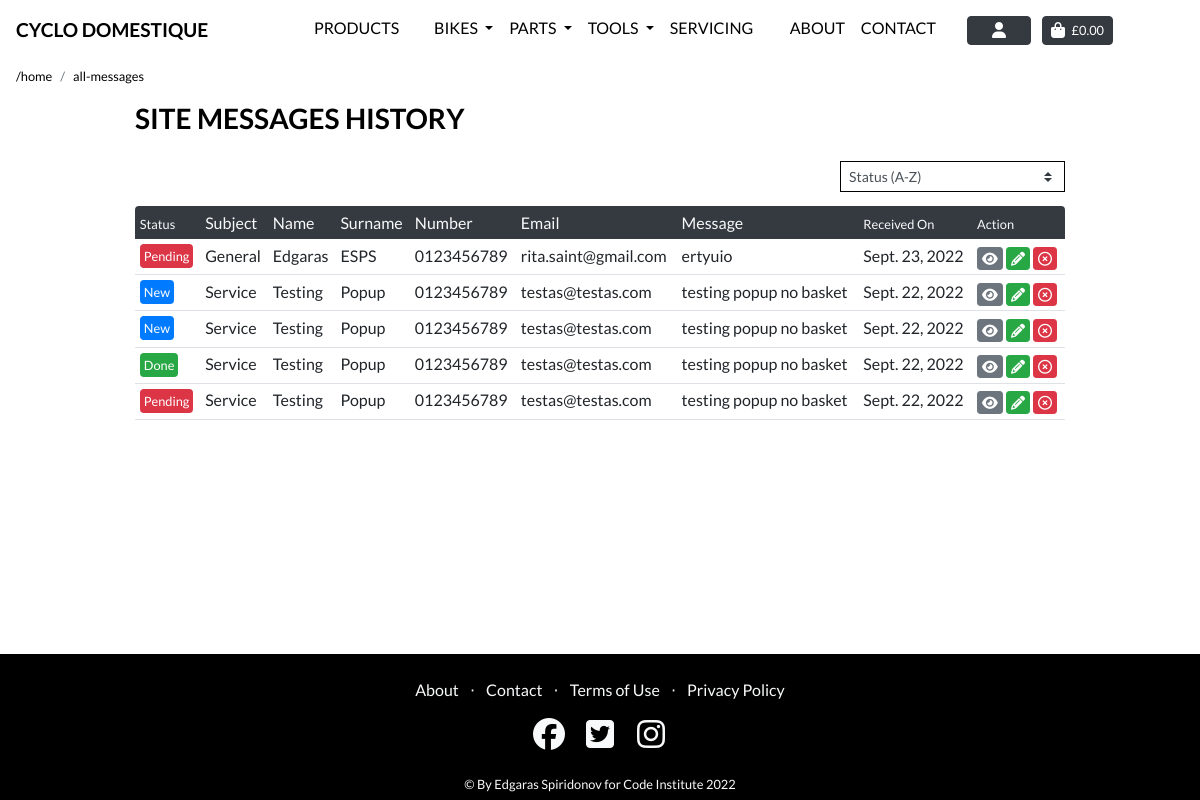
/contact/all-messages/ (signed in), run on the app's committed database.
### contact/models.py (models this page shows, shortened)
class ContactForm(models.Model):
    subject_type = models.CharField(max_length=100, null=True, blank=False)
    first_name = models.CharField(max_length=50, null=True, blank=True)
    last_name = models.CharField(max_length=50, null=True, blank=True)
    contact_number = models.CharField(max_length=20, null=True, blank=True)
    email_address = models.EmailField(max_length=50, null=True, blank=False)
    message = models.TextField(max_length=1000, null=True, blank=True)
    received_date = models.DateField(auto_now_add=True)
    status = models.IntegerField(choices=STATUS, default=0)
    class Meta:
        ordering = ['-received_date']

### contact/views.py (the view, shortened to what this page needs)
# urls.py: path('all-messages/', views.site_messages, name='site_messages'),
@login_required
def site_messages(request):
    all_messages = ContactForm.objects.all()
    categories = None
    sort = None
    direction = None
    current_sorting = f'{sort}_{direction}'
    template = 'contact/contact_messages.html'
    context = {
        'all_messages': all_messages,
        'current_categories': categories,
        'current_sorting': current_sorting,
        'on_inventory_page': True,
    }
    return render(request, template, context)

### contact/templates/contact/contact_messages.html (shortened to what this page needs)
{% extends "base.html" %}
{% load static %}
{% block extra_css %}
    <link rel="stylesheet" href="{% static 'profiles/css/profile.css' %}">
    <link rel="stylesheet" href="{% static 'css/page_navbar.css' %}">
{% endblock %}
{% block page_header %}
<div class="header-container">
</div>
{% endblock %}
{% block content %}
<div class="ml-3">
    <div class="col-md-12 px-0 mb-1">
        <nav aria-label="breadcrumb">
          <ol class="breadcrumb bg-transparent pl-0 mb-0  small">
            <li class="breadcrumb-item"><a class="text-black text-lowercase" href="/">/home</a></li>
            <li class="breadcrumb-item"><a class="text-black text-lowercase" href="/contact/all-messages">all-messages</a></li>
          </ol>
        </nav>
    </div>
</div>
<div class="container header-mobile">
    <div class="row">
        <div class="col">
            <h3 class="text-black text-uppercase font-weight-bold mb-3 text-left"> Site Messages History</h3>
        </div>
    </div>
    <div class="row mt-1 mb-2">
        <div class="col-6">
            <a class="btn btn-sm my-3 text-white text-left" href=""></a>
        </div>
        <div class="col-6  my-auto  order-md-last d-flex justify-content-center justify-content-md-end">
            <div class="sort-select-wrapper w-50">
                <select id="sort-selector" class="custom-select custom-select-sm rounded-0 border border-{% if current_sorting != 'None_None' %}black{% else %}black{% endif %}">
                    <option value="status_desc" {% if current_sorting == 'status_desc' %}selected{% endif %}>Status (A-Z)</option>
                </select>
            </div>
        </div>
    </div>
    <div class="row mob-nav-header-hide">
        <div class="col-12">
            <div class="order-history table-responsive rounded">
                <table class="table table-sm table-borderless">
                    <thead class="rounded">
                        <tr class="text-light bg-dark rounded py-1 px-1">
                            <th class="font-weight-normal small">Status</th>
                            <th class="font-weight-normal">Subject</th>
                            <th class="font-weight-normal">Name</th>
                            <th class="font-weight-normal">Surname</th>
                            <th class="font-weight-normal">Number</th>
                            <th class="font-weight-normal">Email</th>
                            <th class="font-weight-normal">Message</th>
                            <th class="font-weight-normal small">Received On</th>
                            <th class="font-weight-normal small">Action</th>
                        </tr>
                    </thead>
                    <tbody>
                        {% for contact in all_messages %}
                            <div>
                                <tr class="border-bottom">
                                    <td class="pt-2 small ">
                                        {% if contact.status == 1 %}
                                            <span class="p-1 rounded bg-danger text-white ">Pending</span>
                                        {% elif contact.status == 2 %}
                                            <span class="p-1 rounded bg-success text-white">Done</span>
                                        {% else %}
                                            <span class="p-1 rounded bg-primary text-white">New</span>
                                        {% endif %}
                                    </td>
                                    <td>{{ contact.subject_type }}</td>
                                    <td>{{ contact.first_name }}</td>
                                    <td>{{ contact.last_name }}</td>
                                    <td>{{ contact.contact_number }}</td>
                                    <td>{{ contact.email_address }}</td>
                                    <td>{{ contact.message }}</td>
                                    <td>{{ contact.received_date }}</td>
                                    <td> <div>
                                        <a class="btn btn-secondary btn-sm text-white py-0 px-1" href="{% url 'view_message' pk=contact.pk %}"><i class="fas fa-eye"></i></a>
                                        <a class="btn btn-success btn-sm text-white py-0 px-1" href="{% url 'edit_message' pk=contact.pk %}"><i class="fas fa-pencil-alt"></i></a>
                                        <a class="btn btn-danger btn-sm text-white py-0 px-1" href="{% url 'delete_message' pk=contact.pk %}"><i class="far fa-times-circle"></i></a>
                                    </div></td>
                                </tr>
                            </div>
                        {% endfor %}
                    </tbody>
                </table>
            </div>
        </div>
    </div>
</div>
{% include "includes/footer.html" %}
{% endblock %}

### static/css/base.css (style rules this page uses)
html { height: 100%; margin: 0; }
body { padding-bottom: calc(20vh); position: relative; min-height: 100%; font-family: 'Lato'; overflow-x: hidden; }
.text-black { color: black !important; }
.border-black { border: 1px solid black !important; }
@media (min-width: 1200px) { .container { max-width: 80%; } }
.header-container { padding-top: 55px; }

### profiles/static/profiles/css/profile.css (style rules this page uses)
.order-history { max-height: 600px; overflow-y: auto; }

### data on the page
ContactForm: status "Pending", subject_type "General", first_name "Edgaras", last_name "ESPS", contact_number "0123456789", email_address "rita.saint@gmail.com", message "ertyuio", received_date "Sept. 23, 2022"
ContactForm: status "New", subject_type "Service", first_name "Testing", last_name "Popup", contact_number "0123456789", email_address "testas@testas.com", message "testing popup no basket", received_date "Sept. 22, 2022"
ContactForm: status "New", subject_type "Service", first_name "Testing", last_name "Popup", contact_number "0123456789", email_address "testas@testas.com", message "testing popup no basket", received_date "Sept. 22, 2022"
ContactForm: status "Done", subject_type "Service", first_name "Testing", last_name "Popup", contact_number "0123456789", email_address "testas@testas.com", message "testing popup no basket", received_date "Sept. 22, 2022"
ContactForm: status "Pending", subject_type "Service", first_name "Testing", last_name "Popup", contact_number "0123456789", email_address "testas@testas.com", message "testing popup no basket", received_date "Sept. 22, 2022"
